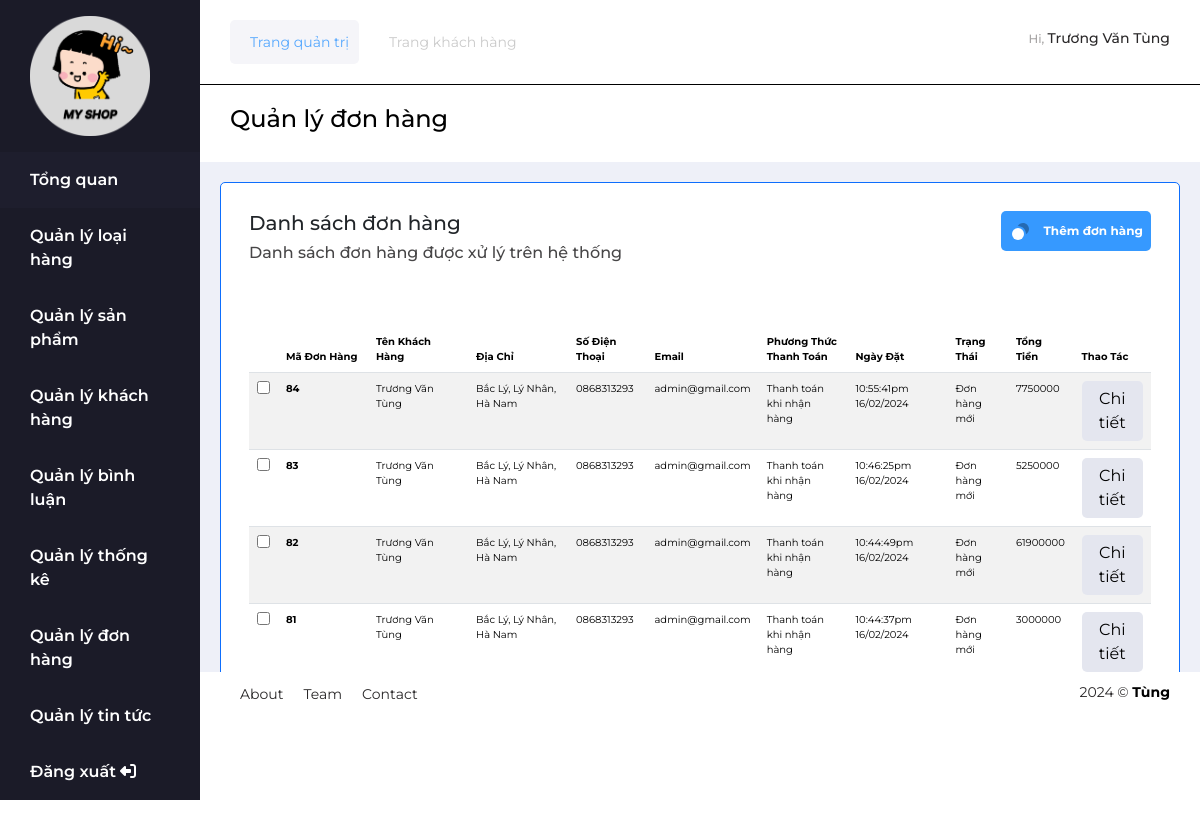
/view/admin/index.php?act=quan-ly-don-hang (signed in), run on the app's committed database.
### tables this page shows
CREATE TABLE `bill` (
  `id_bill` int(11) NOT NULL,
  `bill_name` varchar(255) NOT NULL,
  `bill_address` varchar(255) NOT NULL,
  `bill_tel` varchar(50) NOT NULL,
  `bill_email` varchar(100) NOT NULL,
  `bill_pttt` tinyint(1) NOT NULL DEFAULT 1 COMMENT '1.Thanh toán trực tiếp\r\n2. Chuyển khoản\r\n3. Thanh toán Online',
  `total` int(10) NOT NULL,
  `trang_thai` tinyint(1) NOT NULL DEFAULT 0 COMMENT '0. Đơn hàng mới\r\n1. Đang xử lý\r\n2. Đang giao hàng\r\n3. Đã giao hàng',
  `receive_name` varchar(255) DEFAULT NULL,
  `receive_address` varchar(255) DEFAULT NULL,
  `receive_tel` varchar(50) DEFAULT NULL,
  `ngay_dat` varchar(50) NOT NULL,
  `ma_kh` int(11) NOT NULL
);

### model/pdo.php (called while the page is built, shortened)
<?php
function pdo_get_connection()
{
    $servername = "localhost";
    $username = "root";
    $password = "";
    try {
        $conn = new PDO("mysql:host=$servername;dbname=du_an_mau", $username, $password);
        $conn->setAttribute(PDO::ATTR_ERRMODE, PDO::ERRMODE_EXCEPTION);
        return $conn;
    } catch (PDOException $e) {
        echo "Connection failed: " . $e->getMessage();
    }
}
function pdo_query($sql)
{
    $sql_args = array_slice(func_get_args(), 1);
    try {
        $conn = pdo_get_connection();
        $stmt = $conn->prepare($sql);
        $stmt->execute($sql_args);
        $rows = $stmt->fetchAll();
        return $rows;
    } catch (PDOException $e) {
        throw $e;
    } finally {
        unset($conn);
    }
}

### model/cart.php (called while the page is built, shortened)
<?php
function loadAllDonHang()
{
    $sql = "SELECT * FROM bill ORDER BY id_bill DESC";
    return pdo_query($sql);
}

### view/admin/bill/ListBill.php (the view, shortened to what this page needs)
<div class="col-10 box-right">
    <div class="head-top">
        <div class="menu-content d-flex justify-content-between">
            <ul class="head-menu d-flex ">
                <li class="menu-item active">
                    <a href="#" class="menu-link">Trang quản trị</a>
                </li>
                <li class="menu-item">
                    <a href="../indexHome.php" class="menu-link">Trang khách hàng</a>
                </li>
            </ul>
            <div class="admin-profile">
                <div class="admin-view">
                    <h4 class="hi">Hi, <span class="name"><?= $ho_ten ?></span></h4>
                </div>
            </div>
        </div>
        <h3 class="menu-title">Quản lý đơn hàng</h3>
    </div>
    <div class="head-between">
        <div class="between-container border border-primary">
            <div class="card-header">
                <div class="card-content">
                    <h5 class="card-tile">Danh sách đơn hàng</h5>
                    <h6 class="card-des">Danh sách đơn hàng được xử lý trên hệ thống</h6>
                </div>
                <div class="card-add">
                    <a href="index.php?act=them-sp-don-hang" class="box-link add">
                        Thêm đơn hàng
                    </a>
                </div>
            </div>
            <div class="card-body ">
                <table class="table table-striped" style="width: 100%;">
                    <thead>
                        <tr>
                            <th></th>
                            <th style="width: 90px;" scope="col">Mã Đơn Hàng</th>
                            <th scope="col">Tên Khách Hàng</th>
                            <th style="width: 100px;" scope="col">Địa Chỉ</th>
                            <th scope="col">Số Điện Thoại</th>
                            <th scope="col">Email</th>
                            <th scope="col">Phương Thức Thanh Toán</th>
                            <th style="width: 100px;" scope="col">Ngày Đặt</th>
                            <th scope="col">Trạng Thái</th>
                            <th scope="col">Tổng Tiền</th>
                            <th scope="col">Thao Tác</th>
                        </tr>
                    </thead>
                    <tbody>
                        <?php foreach ($loadAllDonHang as $donHang) : ?>
                        <tr>
                            <th><input type="checkbox" name="" id=""></th>
                            <th scope="row"><?= $donHang['id_bill'] ?></th>
                            <td scope="row"><?= $donHang['bill_name'] ?></td>
                            <td scope="row"><?= $donHang['bill_address'] ?></td>
                            <td scope="row"><?= $donHang['bill_tel'] ?></td>
                            <td scope="row">
                                <?= $donHang['bill_email'] ?>
                            </td>
                            <td scope="row">
                                <?php if (($donHang['bill_pttt']) == 1) {
                                        echo 'Thanh toán trực tiếp';
                                    } elseif (($donHang['bill_pttt']) == 2) {
                                        echo 'Chuyển khoản ';
                                    } else {
                                        echo 'Thanh toán khi nhận hàng';
                                    } ?>
                            </td>
                            <td scope="row"><?= $donHang['ngay_dat'] ?></td>
                            <td scope="row">
                                <?php
                                    if ($donHang['trang_thai'] == 0) {
                                        echo 'Đơn hàng mới';
                                    } elseif ($donHang['trang_thai'] == 1) {
                                        echo 'Đang xử lý';
                                    } elseif ($donHang['trang_thai'] == 2) {
                                        echo 'Đang giao hàng';
                                    } else {
                                        echo 'Giao hàng thành công';
                                    }
                                    ?>
                            </td>
                            <td scope="row"><?= $donHang['total'] ?></td>
                            <td>
                                <a href="index.php?act=chi-tiet-don-hang&ma_kh=<?= $donHang['ma_kh'] ?>&id_bill=<?= $donHang['id_bill'] ?>"
                                    class="btn btn-warning">Chi tiết</a>
                            </td>
                        </tr>
                        <?php endforeach; ?>
                    </tbody>
                </table>
            </div>
        </div>
    </div>
    <div class="head-footer">
        <ul class="head-contact">
            <li class="contact-item">
                <a href="#" class="contect-link">About</a>
            </li>
            <li class="contact-item">
                <a href="#" class="contect-link">Team</a>
            </li>
            <li class="contact-item">
                <a href="#" class="contect-link">Contact</a>
            </li>
        </ul>
        <div class="copy-right">
            <span class="year">2024 &copy;</span>
            <span class="copy">Tùng</span>
        </div>
    </div>
</div>

### public/assets/css/style.css (style rules this page uses)
* { margin: 0; padding: 0; box-sizing: border-box; font-family: Montserrat; }
ul { padding: 0; margin: 0; list-style: none; }
a { text-decoration: none; }
.box-right .head-top .menu-content .head-menu .menu-item { margin-right: 10px; padding: 10px; }
.menu-content { border-bottom: 1px solid black; }
.active { background-color: #f5f5f9; border-radius: 5px; }
.head-menu .menu-item:first-child .menu-link { color: #56a8fe; }
.menu-link { color: rgb(202, 202, 202); font-weight: bold; font-size: 14px; text-decoration: none; }
.admin-profile { display: flex; align-items: center; padding: 0 30px; cursor: pointer; }
.hi { color: #a7a5a5; font-size: 12px; }
.name { color: #2a2829; font-size: 14px; }
.menu-link { color: rgb(202, 202, 202); font-weight: 400; font-size: 14px; padding-left: 10px; }
.menu-title { color: black; padding: 20px 30px; font-size: 24px; }
.head-menu { display: flex; padding: 20px 30px; }
.head-between { height: 510px; background-color: #eef0f8; padding: 20px 20px; overflow: auto; }
.between-container { background-color: white; border-radius: 5px; }
.card-header { display: flex; justify-content: space-between; padding: 28px; }
.card-content { line-height: 20px; font-size: 20px; }
.card-des { color: #474647; }
.add { background-color: #3699ff; color: white; font-weight: bold; padding: 8px; border-radius: 5px; font-size: 12px; }
.add svg { margin-right: 10px; }
.box-link { display: flex; align-items: center; }
.card-body { padding: 28px; font-size: 10px; }
.card-body thead tr th:nth-child(3) { width: 100px; }
.card-body thead tr th:nth-child(8) { width: 200px; }
.card-body table tr:nth-child(2) { margin-top: 20px; }
.btn { border: none; background-color: #e4e6ef; border-radius: 5px; cursor: pointer; }
.head-footer { display: flex; justify-content: space-between; }
.head-contact { display: flex; padding: 10px 30px; }
.contact-item { padding: 0 10px; }
.contect-link, .copy-right { color: #2a2829; font-size: 14px; }
.copy-right { padding: 10px 30px; }
.copy { color: black; font-weight: bold; }

### data on the page
bill: id_bill "84", bill_name "Trương Văn Tùng", bill_address "Bắc Lý, Lý Nhân, Hà Nam", bill_tel "0868313293", bill_email "admin@gmail.com", bill_pttt "Thanh toán khi nhận hàng", ngay_dat "10:55:41pm 16/02/2024", trang_thai "Đơn hàng mới", total "7750000"
bill: id_bill "83", bill_name "Trương Văn Tùng", bill_address "Bắc Lý, Lý Nhân, Hà Nam", bill_tel "0868313293", bill_email "admin@gmail.com", bill_pttt "Thanh toán khi nhận hàng", ngay_dat "10:46:25pm 16/02/2024", trang_thai "Đơn hàng mới", total "5250000"
bill: id_bill "82", bill_name "Trương Văn Tùng", bill_address "Bắc Lý, Lý Nhân, Hà Nam", bill_tel "0868313293", bill_email "admin@gmail.com", bill_pttt "Thanh toán khi nhận hàng", ngay_dat "10:44:49pm 16/02/2024", trang_thai "Đơn hàng mới", total "61900000"
bill: id_bill "81", bill_name "Trương Văn Tùng", bill_address "Bắc Lý, Lý Nhân, Hà Nam", bill_tel "0868313293", bill_email "admin@gmail.com", bill_pttt "Thanh toán khi nhận hàng", ngay_dat "10:44:37pm 16/02/2024", trang_thai "Đơn hàng mới", total "3000000"

### other printed values
$ho_ten "Trương Văn Tùng"
